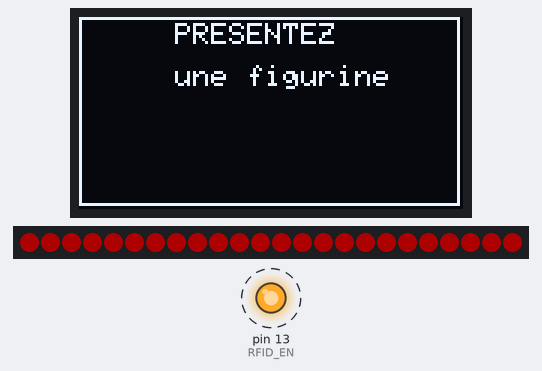
Recording of a sketch running on a simulated Arduino Uno, built with avr-gcc and run on an emulated ATmega328P. Shown: 128×64 one-colour display, 24 RGB LEDs in strip order, left to right, output pins drawn as LEDs (lit = HIGH). Dashed ring = blinking. Dim RGB values are drawn brighter than linear; what the sketch prints to the serial monitor is not drawn.

Above: at 0.55 s.
Timing chart, 0 to 130.0 s (numbered marks = the images above):
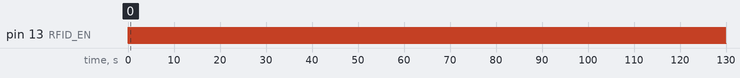

Measured:
- by itself, pin 13 (RFID_EN): alternates HIGH for 0.02 s and LOW for 0.24 s

The sketch:

Controleur_Unity.ino
```cpp
//https://www.gotronic.fr/art-module-lecteur-rfid-125-khz-113990042-21511.htm
//fonctionnement avec tags capsules sous cutannés
//https://coolcomponents.co.uk/products/rfid-glass-capsule-125khz
// Alimentation entre 3 et 5 V, resistance 470R en série avec la bobine (HEF4051 =350R typique / 5V)

//RFID
#include "RFID.cpp"

// Ecran
#include <Wire.h>
#include <Adafruit_SSD1306.h>
//Anneau lumière
#include <Adafruit_NeoPixel.h>

//Ecran
#define OLED_RESET 4
Adafruit_SSD1306 display( OLED_RESET );

// PIN de connexion
#define PIN 6
// Nombre de NeoPixels
#define NUMPIXELS 24

//nombre pixels, PIN connexion
Adafruit_NeoPixel pixels(NUMPIXELS, PIN, NEO_GRB + NEO_KHZ800);
unsigned long Tag=0;

//Début prog
void setup()
{
  Serial.begin(115200);
  pinMode(RFID_EN, OUTPUT);
  digitalWrite(RFID_EN, LOW);

  // Initialise la communication I²C à l'adresse 0x3C.
  display.begin( SSD1306_SWITCHCAPVCC, 0x3C );
  display.clearDisplay();

  pixels.begin(); // Initialise Neopixel
  pixels.setBrightness(50);
}


void loop()
{
  Tag = RFIDscan();

  Serial.println(Tag);

  // Affiche des textes
  afficheTextes();

  //
  FigurineOrNot();


}
```

Ecran.ino
```cpp
String MSG[] = {"KalashCrimi","ScieLesGuibolles","Percevil"};
unsigned long NumTag[] = {7930080, 6860806, 9732625};
bool index = false;
int MsgIndex;

void afficheTextes()
{
  display.setTextSize( 1 );
  display.setTextColor( WHITE );
  display.clearDisplay();

  for(int i = 0; i < 3; i++){
    if(Tag == NumTag[i]){
      MsgIndex = i;
      index = true;
      }

  if(index == false)
  {
    display.setCursor( display.width()/4, 2 );
    display.println( "PRESENTEZ" );
    display.setCursor( display.width()/4, 16 );
    display.println( "une figurine" );
  }
  else if (index == true)
  {
   display.setCursor(5, 10);
   display.println( MSG[MsgIndex]);
  }

  if (Tag == 0){
    index = false;
    }
  }

  cadreEcran();
  display.display();
}

void cadreEcran()
{
  display.drawRect( 0, 0, display.width()-0.5, display.height()-0.5, WHITE );
}
```

Neopixel.ino
```cpp
/* Définition des couleurs */
int RED[] = {255, 0, 0}; // Couleur Rouge
int GREEN[] = {0, 255, 0}; // Couleur Verte

void allumer(int colors1, int colors2, int colors3)
{
  pixels.clear(); // Set all pixel colors to 'off'
  // The first NeoPixel in a strand is #0, second is 1, all the way up
  // to the count of pixels minus one.
  for(int i=0; i<NUMPIXELS; i++) { // For each pixel...

    // pixels.Color() takes RGB values
    pixels.setPixelColor(i, pixels.Color(colors1, colors2, colors3));
  }
  // Send the updated pixel colors to the hardware.
  pixels.show();

}

void FigurineOrNot()
{
  //Allume le feu
  if(Tag!= 0){
    allumer(GREEN[0], GREEN[1], GREEN[2]);
    }
  else{
    allumer(RED[0], RED[1], RED[2]);
    }
}
```

RFID.CPP
```cpp
#include <SoftwareSerial.h>
#include "RFID.h"
#include "Arduino.h"

SeeedRFID RFID(RFID_RX_PIN, RFID_TX_PIN);
RFIDdata tag;

unsigned long RFIDscan()
{
  unsigned long RFIDnumber=0;
  digitalWrite(RFID_EN, HIGH);
  delay(20);
  digitalWrite(RFID_EN, LOW);
  delay(200);
  if (RFID.isAvailable())
  {
    tag = RFID.data();
    RFIDnumber=RFID.cardNumber();
  }
  return(RFIDnumber);
}

SeeedRFID::SeeedRFID(int rxPin, int txPin)
{
  _rfidIO = new SoftwareSerial(rxPin, txPin);
  _rfidIO->begin(9600);

  // init RFID data
  _data.dataLen = 0;
  _data.chk = 0;
  _data.valid = false;

  _isAvailable = false;
  _type = RFID_UART;
}

SeeedRFID::~SeeedRFID()
{
}

void SeeedRFID::listen()
{
  _rfidIO->listen();
}

boolean SeeedRFID::checkBitValidationUART()
{
  if ( 5 == _data.dataLen && (_data.raw[4] == _data.raw[0]^_data.raw[1]^_data.raw[2]^_data.raw[3]))
  {
    _data.valid = _isAvailable = true;
    return true;
  } else
  {
    _data.valid = _isAvailable = false;
    return false;
  }
}

boolean SeeedRFID::read()
{
  static int VoidCpt = 0;

  _isAvailable = false;

  if (_data.dataLen != 0)
  {
    _data.dataLen = 0;
  }

  while (_rfidIO->available())
  {
    _data.raw[_data.dataLen++] = _rfidIO->read();

    if (_data.raw[0] == 0xFF)
    {
      if (VoidCpt < 3) VoidCpt++;

      if (VoidCpt == 3)
      {
        //Serial.println("No Tag"); //added by JNL @ootsidebox
        TagAvailable = false;
      }
    }
    else
    {
      TagAvailable = true;
      VoidCpt = 0;
    }
    delay(10);
  }

  return SeeedRFID::checkBitValidationUART();
}

boolean SeeedRFID::isAvailable()
{
  switch (_type) {
    case RFID_UART:
      return SeeedRFID::read();
      break;
    case RFID_WIEGAND:
      return false;
      break;
    default:
      return false;
      break;
  }
}

RFIDdata SeeedRFID::data()
{
  if (_data.valid)
  {
    return _data;
  } else {
    // empty data
    RFIDdata _tag;
    return _tag;
  }
}

unsigned long SeeedRFID::cardNumber()
{
  // unsigned long myZero = 255;

  unsigned long sum = 0;
  if (0 != _data.raw[0]) {
    // _data.raw[0] =   _data.raw[0] & myZero;
    sum = sum + _data.raw[0];
    sum = sum << 24;
  }
  // _data.raw[1] =   _data.raw[1] & myZero;
  sum = sum + _data.raw[1];
  sum = sum << 16;

  unsigned long sum2 = 0;
  // _data.raw[2] =   _data.raw[2] & myZero;
  sum2 = sum2  + _data.raw[2];
  sum2 = sum2 << 8;
  // _data.raw[3] =   _data.raw[3] & myZero;
  sum2 = sum2  + _data.raw[3];

  sum = sum + sum2;

#ifdef DEBUG
  Serial.print("cardNumber(HEX): ");
  Serial.println(sum, HEX);
  Serial.print("cardNumber: ");
  Serial.println(sum);
#endif

  return sum;

}
```

RFID.h
````cpp
/**************************************************************************
  Pins
  ====

  1. VCC support 3.3 ~ 5V
  2. TX, RX connect to Arduino or Seeeduino
  3. T1, T2 is the Signal port for RFID antenna
  4. W0, W1 is for wiegand protocol, but this library not support yet.

  ```
      +-----------+
    ----|VCC    T1|----
    ----|GND    T2|----
    ----|TX    SER|----
    ----|RX    LED|----
    ----|W0   BEEP|----
    ----|W1    GND|----
      +-----------+
  ```
***************************************************************************/

#ifndef SeeedRFID_H
#define SeeedRFID_H

#include <SoftwareSerial.h>
#include "Arduino.h"

#define RFID_RX_PIN 12
#define RFID_TX_PIN 13
#define RFID_EN 13

struct RFIDdata
{
  int dataLen;
  byte chk;
  boolean valid;
  unsigned char raw[5];
};

enum RFIDType
{
  RFID_UART,
  RFID_WIEGAND
};

class SeeedRFID
{
  private:
    SoftwareSerial * _rfidIO; // software serail
    RFIDdata _data;
    boolean _isAvailable;
    RFIDType _type;
    boolean checkBitValidationUART();
    boolean read();
  public:
    SeeedRFID(int rxPin, int txPin);
    ~SeeedRFID();

    boolean isAvailable();
    RFIDdata data();
    unsigned long cardNumber();
    boolean TagAvailable;
    void listen();
};

#endif //__SeeedRFID_H__
````
